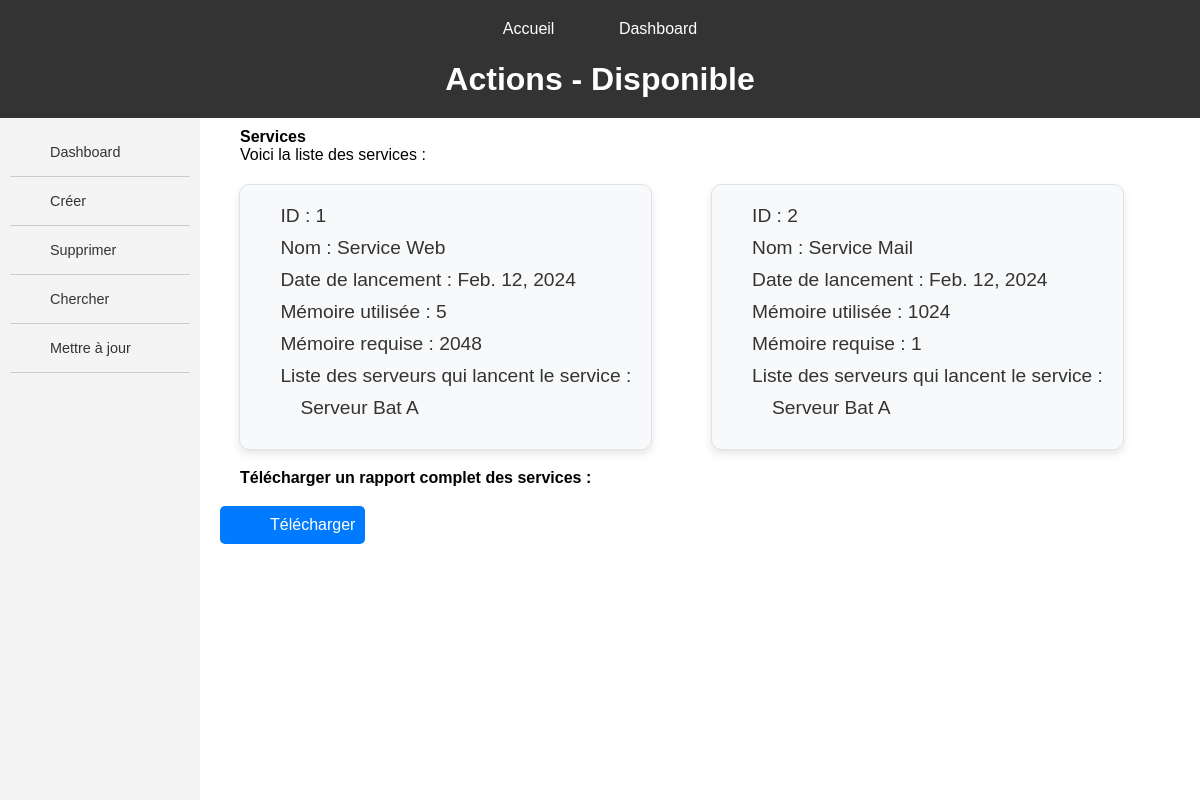
The page /service/ on the database as committed earlier.
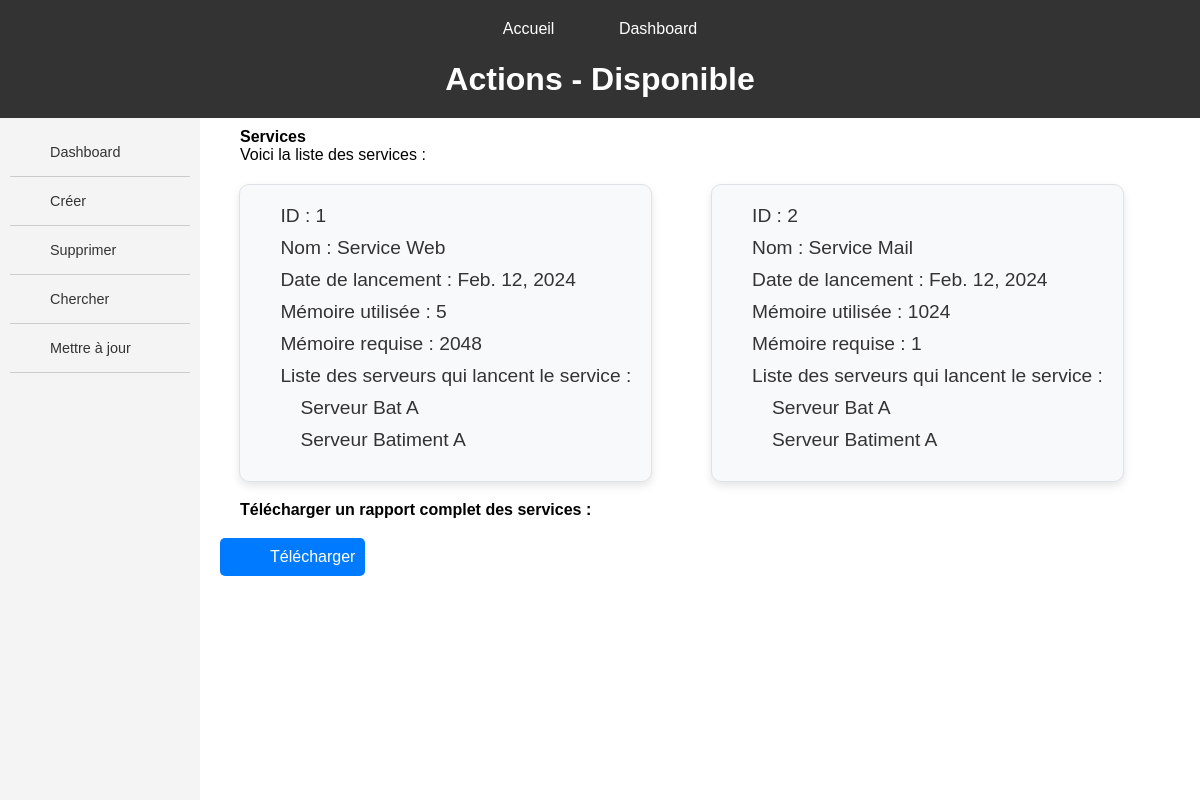
The same page on the database as committed later.
### servops/models.py (models this page shows, shortened)
class Service(models.Model):
    name = models.CharField(max_length=200)
    launch_date = models.DateField()
    memory_used = models.IntegerField()
    required_memory = models.IntegerField()
    launch_server = models.ForeignKey(Server, on_delete=models.CASCADE, related_name='services')

class Server(models.Model):
    name = models.CharField(max_length=200)
    server_type = models.ForeignKey(ServerType, on_delete=models.CASCADE)
    num_processors = models.IntegerField()
    memory_capacity = models.IntegerField()
    storage_capacity = models.IntegerField()
    used_storage = models.IntegerField(default=0)  # Espace utilisé en Go
    total_storage = models.IntegerField(default=0)  # Capacité totale de stockage en Go

### servops/views.py (the view)
# urls.py: path('service/', views.services, name='services_crud'),
def services(request):
    services = Service.objects.all()
    servers = Server.objects.all()
    return render(request, 'servops/CRUD/CRUD_services/home.html', {'services': services, 'servers': servers})

### servops/templates/servops/CRUD/CRUD_services/home.html (shortened to what this page needs)
{% extends "servops/MAIN/main_dashboard.html" %}
{% load static %}
{% block header %}Actions - Disponible{% endblock %}
{% block sidebar %}
<ul>
    <li><a href="{% url 'dashboard' %}" class="button">Dashboard</a></li>
    <li><a href="{% url 'create_service' %}" class="button">Créer</a></li>
    <li><a href="{% url 'delete_service' %}" class="button">Supprimer</a></li>
    <li><a href="{% url 'read_service' %}" class="button">Chercher</a></li>
    <li><a href="#" class="button">Mettre à jour</a></li>
</ul>
{% endblock sidebar %}
{% block content %}
<h2>Services</h2>
<p>Voici la liste des services :</p>
<div class="container">
    {% for service in services %}
    <div class="service-box">
        <p>ID : {{service.id}}</p>
        <p>Nom : {{service.name}}</p>
        <p>Date de lancement : {{service.launch_date}}</p>
        <p>Mémoire utilisée : {{service.memory_used}}</p>
        <p>Mémoire requise : {{service.required_memory}}</p>
        <p>Liste des serveurs qui lancent le service :</p>
        <ul>
            {% for server in servers %}
            <li><p>{{server.name}}</p></li>
            {% endfor %}
        </ul>
    </div>
    {% endfor %}
</div>
<h2>Télécharger un rapport complet des services :</h2>
<button>
    <a href="{% url 'pdf' %}">Télécharger</a>
</button>
{% endblock content %}

Rows that differ between the two databases and show on the page:
added Server: name "Serveur Batiment A"
